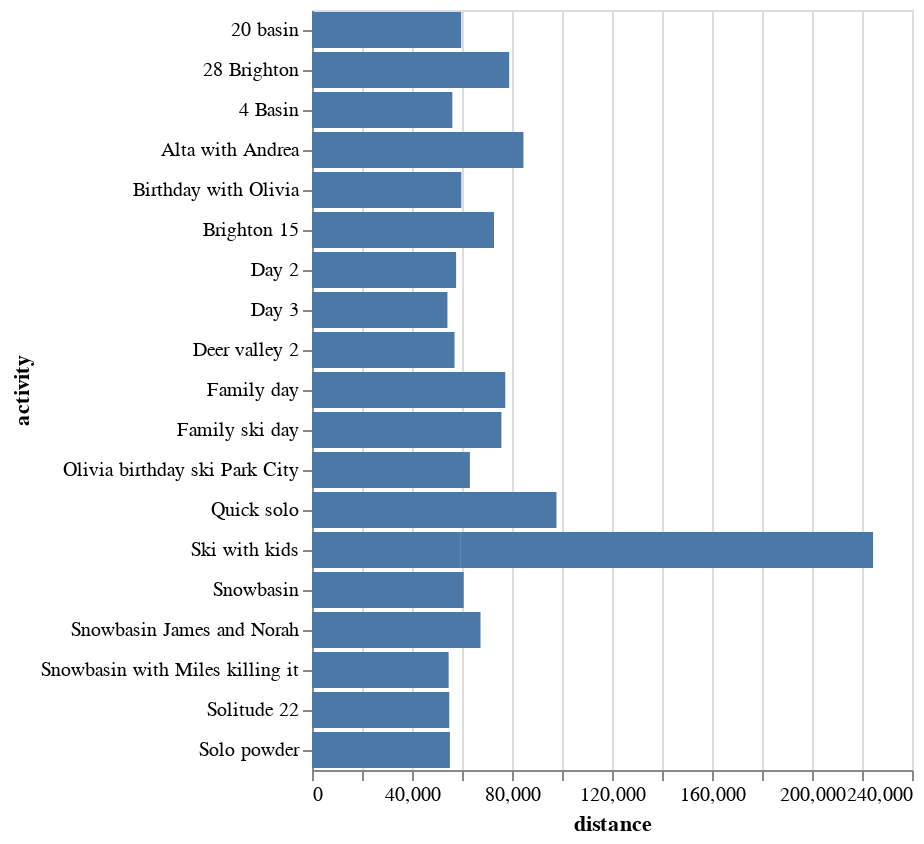

The notebook cell saved with this chart:
### Code cell
# plot
(tweak_strava(raw_lazy)
    .group_by('id')
    .agg(
        activity=pl.col('name').first(),
        distance=pl.col('distance_2d').sum(),
        elevation=pl.col('elevation').sum(),
        elapsed=pl.col('elapsed').last(),
        period=pl.col('period').last(),
    )
    .with_columns(speed=pl.col('distance') / pl.col('elapsed'))
    .filter(pl.col('elapsed') < 23 * 60 * 60)
    .sort('distance')
    .tail(20)
    .collect()
    .select([pl.col('activity').cast(pl.Utf8), 'distance', ])
    .sort('distance')
    .plot.bar(y='activity', x='distance')
    )

### Figure 1 — Vega-Lite specification as saved in the notebook (floating-point values rounded to 4 significant figures)
{"config": {"view": {"continuousWidth": 300, "continuousHeight": 300}}, "data": {"name": "data-763e38e2ecd8eba18af7a2d92a35cc01"}, "mark": {"type": "bar", "tooltip": true}, "encoding": {"x": {"field": "distance", "type": "quantitative"}, "y": {"field": "activity", "type": "nominal"}}, "params": [{"name": "param_1", "select": {"type": "interval", "encodings": ["x", "y"]}, "bind": "scales"}], "$schema": "https://vega.github.io/schema/vega-lite/v5.20.1.json", "datasets": {"data-763e38e2ecd8eba18af7a2d92a35cc01": [{"activity": "Day 3", "distance": 54170.0}, {"activity": "Snowbasin with Miles killing it", "distance": 54650.0}, {"activity": "Solitude 22", "distance": 54900.0}, {"activity": "Solo powder", "distance": 55160.0}, {"activity": "4 Basin", "distance": 56130.0}, {"activity": "Deer valley 2", "distance": 57010.0}, {"activity": "Day 2", "distance": 57640.0}, {"activity": "Ski with kids", "distance": 59550.0}, {"activity": "20 basin", "distance": 59690.0}, {"activity": "Birthday with Olivia", "distance": 59720.0}, {"activity": "Snowbasin", "distance": 60680.0}, {"activity": "Olivia birthday ski Park City", "distance": 63160.0}, {"activity": "Snowbasin James and Norah", "distance": 67400.0}, {"activity": "Brighton 15", "distance": 72800.0}, {"activity": "Family ski day", "distance": 75760.0}, {"activity": "Family day", "distance": 77320.0}, {"activity": "28 Brighton", "distance": 78870.0}, {"activity": "Alta with Andrea", "distance": 84570.0}, {"activity": "Quick solo", "distance": 97780.0}, {"activity": "Ski with kids", "distance": 164900.0}]}}
